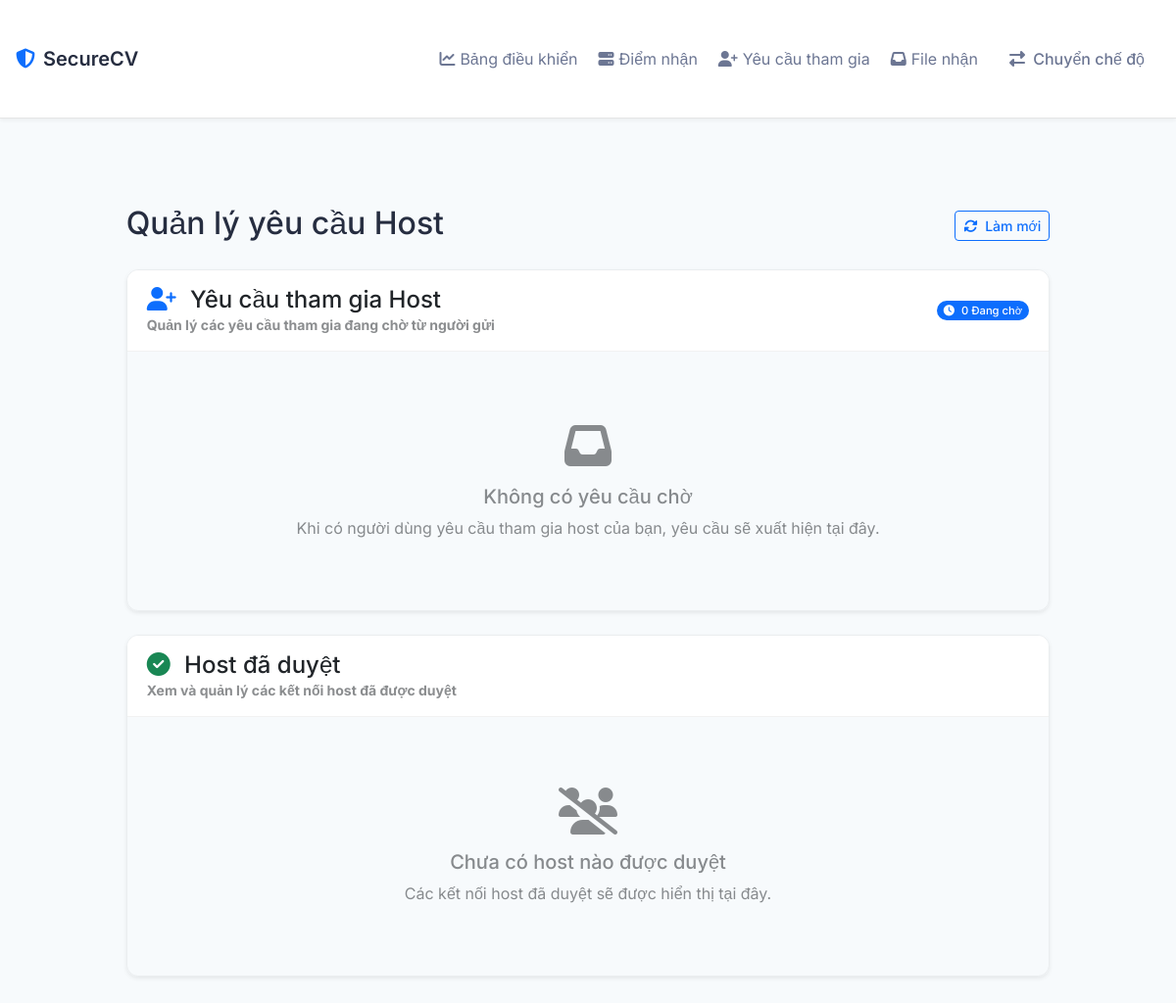
The app's page /receiver_host/approval, older data.
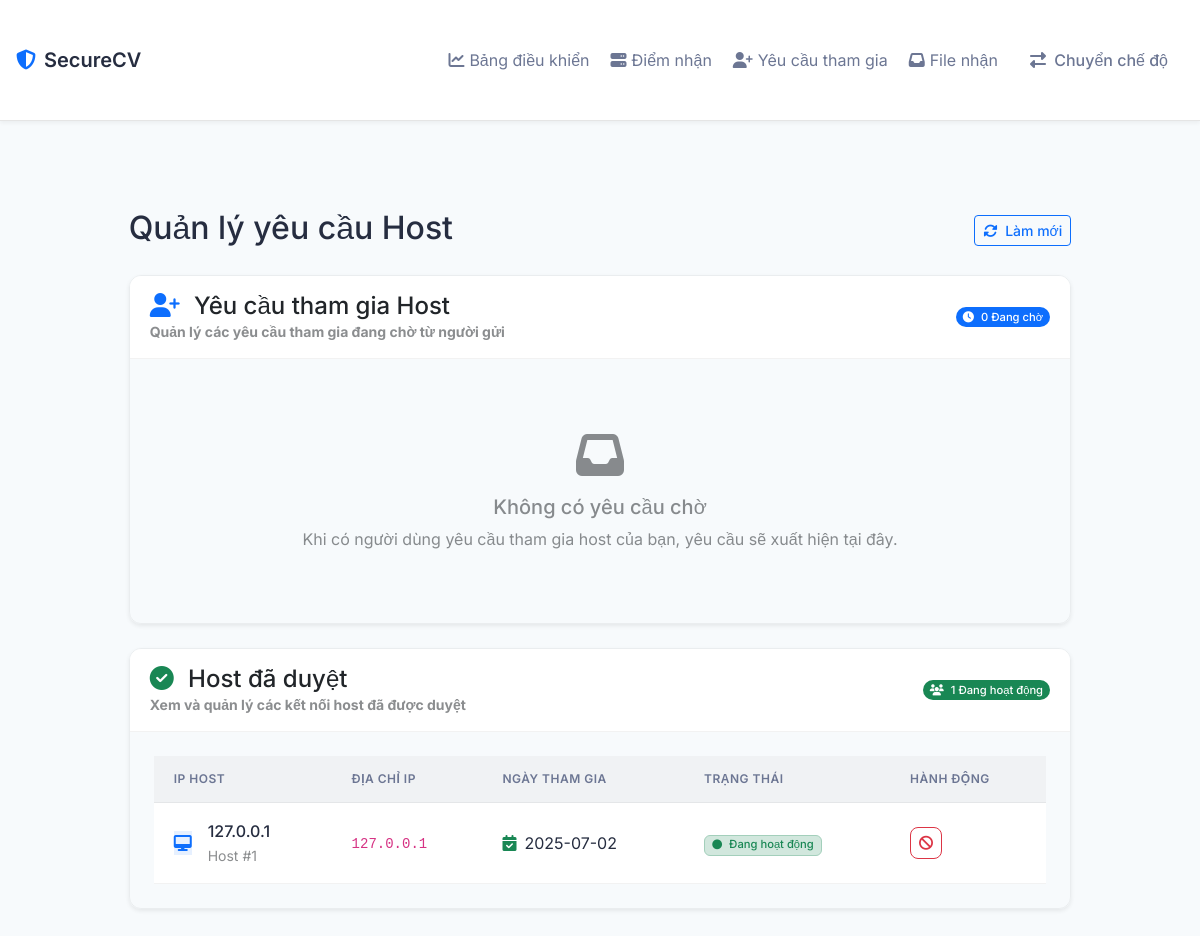
The same page, newer data.
### models.py (models this page shows)
class HostJoinRequest(db.Model):
    id = db.Column(db.Integer, primary_key=True)
    host_id = db.Column(db.Integer, db.ForeignKey('host.id'), nullable=False)
    host_name = db.Column(db.String(100), nullable=False)
    sender_ip = db.Column(db.String(45), nullable=False)
    host_owner_ip = db.Column(db.String(45), nullable=False)
    message = db.Column(db.String(255))
    response_message = db.Column(db.String(255))
    status = db.Column(db.String(20), default='pending')
    created_at = db.Column(db.DateTime, nullable=False, default=datetime.utcnow)
    approved_at = db.Column(db.DateTime)
    rejected_at = db.Column(db.DateTime)
    revoked_at = db.Column(db.DateTime)
    host = db.relationship('Host', backref=db.backref('join_requests', lazy=True))

### routes.py (the view)
@app.route('/receiver_host/approval')
def receiver_host_approval():
    client_ip = get_client_ip()
    pending_requests = HostJoinRequest.query.filter_by(
        host_owner_ip=client_ip,
        status='pending'
    ).order_by(HostJoinRequest.created_at.desc()).all()
    approved_hosts = HostJoinRequest.query.filter_by(
        host_owner_ip=client_ip,
        status='approved'
    ).order_by(HostJoinRequest.approved_at.desc()).all()
    now = datetime.now()
    return render_template('host_approval.html',
                         pending_requests=pending_requests,
                         approved_hosts=approved_hosts,
                         now=now)

### routes.py (called while the page is built)
def get_client_ip():
    ip = None
    if request.headers.get('X-Forwarded-For'):
        ip = request.headers.get('X-Forwarded-For').split(',')[0].strip()
    elif request.headers.get('X-Real-IP'):
        ip = request.headers.get('X-Real-IP')
    else:
        ip = request.remote_addr
    try:
        return ipaddress.ip_address(ip).exploded
    except ValueError:
        return None

### templates/host_approval.html (shortened to what the changed rows need)
{% extends "base.html" %}
{% block content %}
<div class="container">
    <div class="row justify-content-center">
        <div class="col-lg-10">
            <div class="page-header mb-4">
                <div class="d-flex justify-content-between align-items-center">
                    <div>
                        <h2 class="mb-1">Quản lý yêu cầu Host</h2>
                    </div>
                </div>
            </div>
            <div class="card shadow-sm">
                <div class="card-header bg-white py-3">
                    <div class="d-flex justify-content-between align-items-center">
                        <div>
                            <h4 class="mb-0">
                            </h4>
                            <p class="text-muted mb-0 small">Xem và quản lý các kết nối host đã được duyệt</p>
                        </div>
                        {% if approved_hosts %}
                        <span class="badge bg-success rounded-pill">
                            <i class="fas fa-users me-1"></i>
                            {{ approved_hosts|length }} Đang hoạt động
                        </span>
                        {% endif %}
                    </div>
                </div>
                <div class="card-body pending-requests">
                    {% if approved_hosts %}
                    <div class="table-responsive">
                        <table class="table table-hover align-middle">
                            <thead class="table-light">
                                <tr>
                                    <th>IP Host</th>
                                    <th>Địa chỉ IP</th>
                                    <th>Ngày tham gia</th>
                                    <th>Trạng thái</th>
                                    <th>Hành động</th>
                                </tr>
                            </thead>
                            <tbody>
                                {% for host in approved_hosts %}
                                <tr>
                                    <td>
                                        <div class="d-flex align-items-center">
                                            <div class="me-3">
                                                <div class="avatar-circle bg-primary bg-opacity-10 text-primary">
                                                    <i class="fas fa-desktop"></i>
                                                </div>
                                            </div>
                                            <div>
                                                <div class="fw-medium">{{ host.host_owner_ip }}</div>
                                                <small class="text-muted">Host #{{ host.id }}</small>
                                            </div>
                                        </div>
                                    </td>
                                    <td><code>{{ host.sender_ip }}</code></td>
                                    <td>
                                        <div class="d-flex align-items-center">
                                            <i class="fas fa-calendar-check me-2 text-success"></i>
                                            {{ host.approved_at.strftime('%Y-%m-%d') }}
                                        </div>
                                    </td>
                                    <td>
                                        <span class="badge bg-success-subtle text-success border border-success-subtle">
                                            <i class="fas fa-circle me-1 small"></i>
                                            Đang hoạt động
                                        </span>
                                    </td>
                                    <td>
                                        <form action="{{ url_for('revoke_host_access', host_id=host.id) }}" method="POST" class="d-inline">
                                            <button type="submit" class="btn btn-outline-danger btn-sm"
                                                    onclick="return confirm('Bạn có chắc muốn thu hồi quyền truy cập của host này?')">
                                                <i class="fas fa-ban"></i>
                                            </button>
                                        </form>
                                    </td>
                                </tr>
                                {% endfor %}
                            </tbody>
                        </table>
                    </div>
                    {% else %}
                    <div class="text-center py-5">
                        <div class="mb-3">
                            <i class="fas fa-users-slash fa-3x text-muted"></i>
                        </div>
                        <h5 class="text-muted">Chưa có host nào được duyệt</h5>
                        <p class="text-muted mb-0">Các kết nối host đã duyệt sẽ được hiển thị tại đây.</p>
                    </div>
                    {% endif %}
                </div>
            </div>
        </div>
    </div>
</div>
{% endblock %}

Row changes from the older to the newer data that the page shows:
added HostJoinRequest: host_owner_ip "127.0.0.1", id "1", sender_ip "127.0.0.1", approved_at "2025-07-02"
Text that changed along with them:
{{ approved_hosts|length }}: (not shown) → "1"
text no longer shown: "Chưa có host nào được duyệt Các kết nối host đã duyệt sẽ được hiển thị tại đây."
text now shown: "Đang hoạt động IP HOST ĐỊA CHỈ IP NGÀY THAM GIA TRẠNG THÁI HÀNH ĐỘNG"
